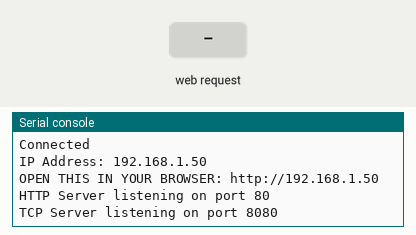
Recording of a program running on a simulated Raspberry Pi Pico running MicroPython. Parts: the last lines printed to the serial console. Inputs (shaded band) come from the test bench. WiFi joins after 1.5 s; files that are not in the repository are absent.

Above: at 3.2 s.
3.3 s: HTTP request GET /set? received
At 4.2 s:
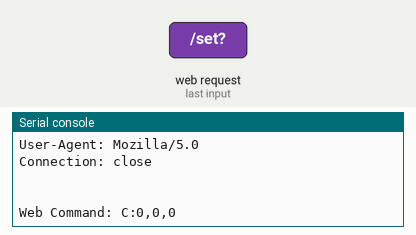
4.8 s: HTTP request GET / received
At 5.3 s:
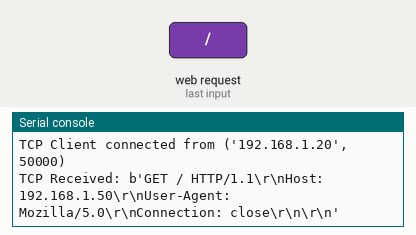
6.3 s: HTTP request GET / received
At 7.5 s:
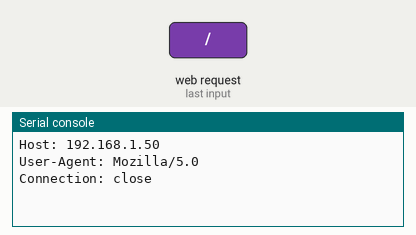
7.8 s: HTTP request GET /set? received
At 8.8 s:
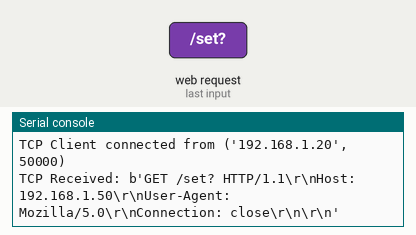

Measured:
- after the input at 3.3 s, the serial console: prints a new line at once (image 1)
- after the input at 4.8 s, the serial console: prints a new line at once (image 2)
- after the input at 6.3 s, the serial console: prints a new line at once (image 3)
- after the input at 7.8 s, the serial console: prints a new line at once (image 4)

The program:

main_web.py
```python
import network
import socket
import time
import select
from machine import UART, Pin

# --- Configuration ---
SSID = "USHA"
PASSWORD = "usharesidency"
HTTP_PORT = 80
TCP_PORT = 8080
UART_ID = 0
UART_TX = 0  # GP0
UART_RX = 1  # GP1
BAUDRATE = 115200

# --- HTML loader (serves index.html from filesystem) ---
def load_html(filename="index.html"):
    try:
        with open(filename, "r") as f:
            return f.read()
    except OSError:
        return "<!DOCTYPE html><html><body><h1>index.html not found</h1></body></html>"

# --- Init UART ---
uart = UART(UART_ID, baudrate=BAUDRATE, tx=Pin(UART_TX), rx=Pin(UART_RX))
print(f"UART initialized on GP{UART_TX}/GP{UART_RX} at {BAUDRATE} baud")

# --- Connect to Wi-Fi ---
wlan = network.WLAN(network.STA_IF)
wlan.active(True)
wlan.connect(SSID, PASSWORD)

print(f"Connecting to {SSID}...")
max_wait = 20
while max_wait > 0:
    if wlan.status() < 0 or wlan.status() >= 3:
        break
    max_wait -= 1
    print('waiting for connection...')
    time.sleep(1)

if wlan.status() != 3:
    raise RuntimeError(f"Network connection failed. Status={wlan.status()}")

print("Connected")
ip_address = wlan.ifconfig()[0]
print(f"IP Address: {ip_address}")
print(f"OPEN THIS IN YOUR BROWSER: http://{ip_address}")

# --- Setup Sockets ---
# HTTP Server (Port 80)
http_sock = socket.socket()
http_sock.setsockopt(socket.SOL_SOCKET, socket.SO_REUSEADDR, 1)
http_sock.bind(('0.0.0.0', HTTP_PORT))
http_sock.listen(5)

# Raw TCP Server (Port 8080) - For backward compatibility
tcp_sock = socket.socket()
tcp_sock.setsockopt(socket.SOL_SOCKET, socket.SO_REUSEADDR, 1)
tcp_sock.bind(('0.0.0.0', TCP_PORT))
tcp_sock.listen(5)

print(f"HTTP Server listening on port {HTTP_PORT}")
print(f"TCP Server listening on port {TCP_PORT}")

# --- Main Loop ---
while True:
    try:
        # Check for activity on both sockets
        r, _, _ = select.select([http_sock, tcp_sock], [], [])

        for s in r:
            if s is http_sock:
                # Handle Web Browser Request
                cl, addr = http_sock.accept()
                request = cl.recv(1024).decode()

                # Debug: show every HTTP request
                print("----- HTTP REQUEST FROM", addr, "-----")
                print(request)

                first_line = request.split("\r\n", 1)[0]
                # Example first_line: "GET /set?r=255&g=0&b=0 HTTP/1.1"
                if first_line.startswith("GET /set?"):
                    try:
                        # Extract query string between ? and space
                        qs = first_line.split("?", 1)[1].split(" ", 1)[0]
                        pairs = qs.split("&")
                        r_val, g_val, b_val = 0, 0, 0
                        for p in pairs:
                            if "=" in p:
                                key, val = p.split("=", 1)
                                if key == "r":
                                    r_val = int(val)
                                elif key == "g":
                                    g_val = int(val)
                                elif key == "b":
                                    b_val = int(val)

                        cmd = "C:{},{},{}\n".format(r_val, g_val, b_val)
                        uart.write(cmd)
                        print("Web Command:", cmd.strip())

                        cl.send('HTTP/1.0 200 OK\r\nContent-Type: text/plain\r\n\r\nOK')
                    except Exception as e:
                        print("Parse error:", e)
                        cl.send('HTTP/1.0 400 Bad Request\r\n\r\nError')
                else:
                    # Serve HTML file
                    html = load_html()
                    cl.send('HTTP/1.0 200 OK\r\nContent-Type: text/html\r\n\r\n')
                    cl.send(html)

                cl.close()

            elif s is tcp_sock:
                # Handle Raw TCP Request (Legacy)
                cl, addr = tcp_sock.accept()
                print(f"TCP Client connected from {addr}")
                data = cl.recv(1024)
                if data:
                    print(f"TCP Received: {data}")
                    uart.write(data)
                    cl.send(b"OK\n")
                cl.close()

    except Exception as e:
        print("Error in main loop:", e)
```
